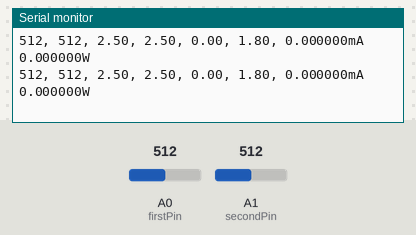
Recording of a sketch running on a simulated Arduino Uno, built with avr-gcc and run on an emulated ATmega328P. On the bench: the last lines printed to the serial monitor. Inputs (shaded band) come from the test bench; at power-on: A1 (secondPin) = 512, A0 (firstPin) = 512.

Above: at 4.2 s.
4.3 s: A1 (secondPin) set to 540
At 4.43 s:
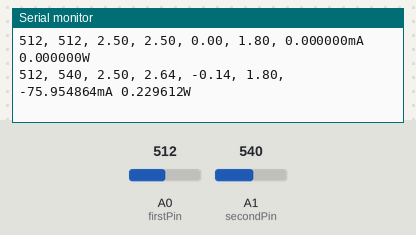
8.8 s: A0 (firstPin) set to 870
At 8.85 s:
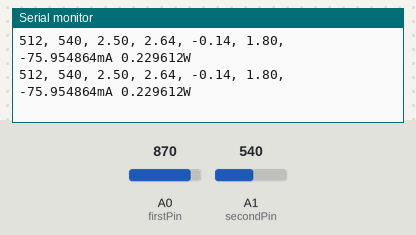
11.8 s: A0 (firstPin) set to 887
At 11.8 s:
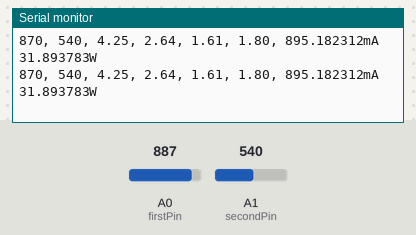
Timing chart, 0 to 14.8 s (numbered marks = the images above; inputs shaded):
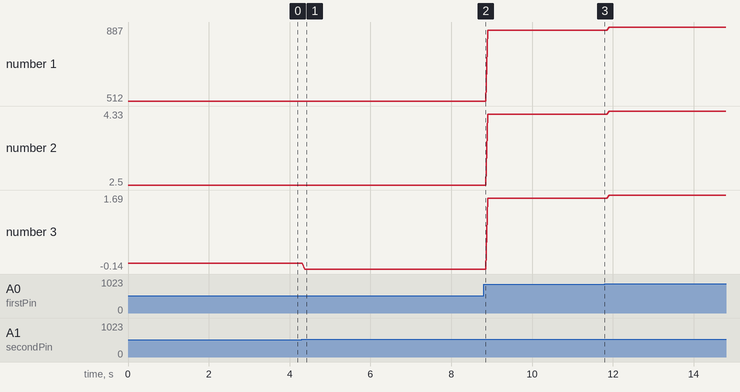

Measured:
- after the input at 4.3 s, the serial monitor: prints a new line after 0.07 s (image 1)
- plotted number 1: 512 → 870 after the input at 8.8 s, 870 → 887 after the input at 11.8 s
- plotted number 2: 2.5 → 4.25 after the input at 8.8 s, 4.25 → 4.33 after the input at 11.8 s
- plotted number 3: 0 → -0.14 after the input at 4.3 s, -0.14 → 1.61 after the input at 8.8 s, 1.61 → 1.69 after the input at 11.8 s

The sketch:

Solar_Panel.ino
```cpp
const int firstPin = A0;
const int secondPin = A1;
const double smallR = 1.8;
const int bigR = 18;

void setup() {
  // put your setup code here, to run once:

  //analogReference(EXTERNAL);
  Serial.begin(9600);

}

void loop() {
  // put your main code here, to run repeatedly:
int firstVal = analogRead(firstPin);
int secondVal = analogRead(secondPin);
float firstVolt = (firstVal/1024.0)*5;
float secondVolt = (secondVal/1024.0)*5;
double current = (firstVolt - secondVolt)/smallR;
double power = current*current*(bigR+smallR+20);
Serial.print(firstVal);
Serial.print(", ");
Serial.print(secondVal);
Serial.print(", ");
Serial.print(firstVolt);
Serial.print(", ");
Serial.print(secondVolt);
Serial.print(", ");
Serial.print(firstVolt - secondVolt);
Serial.print(", ");
Serial.print(smallR);
Serial.print(", ");
Serial.print(current*1000,6);
Serial.print("mA");
Serial.print(" ");
Serial.print(power,6);
Serial.print("W \n");

}
```
